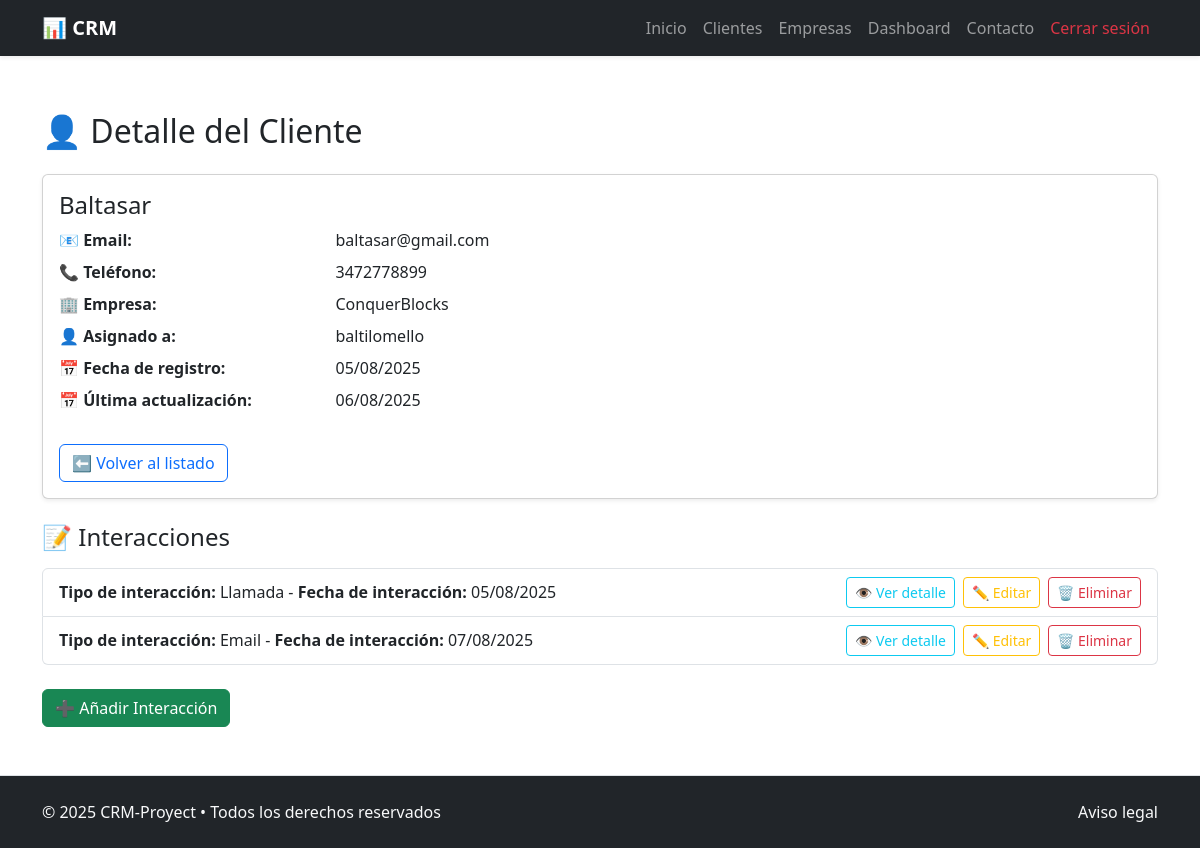
/client/1/ (signed in), run on an earlier commit of the app's database.
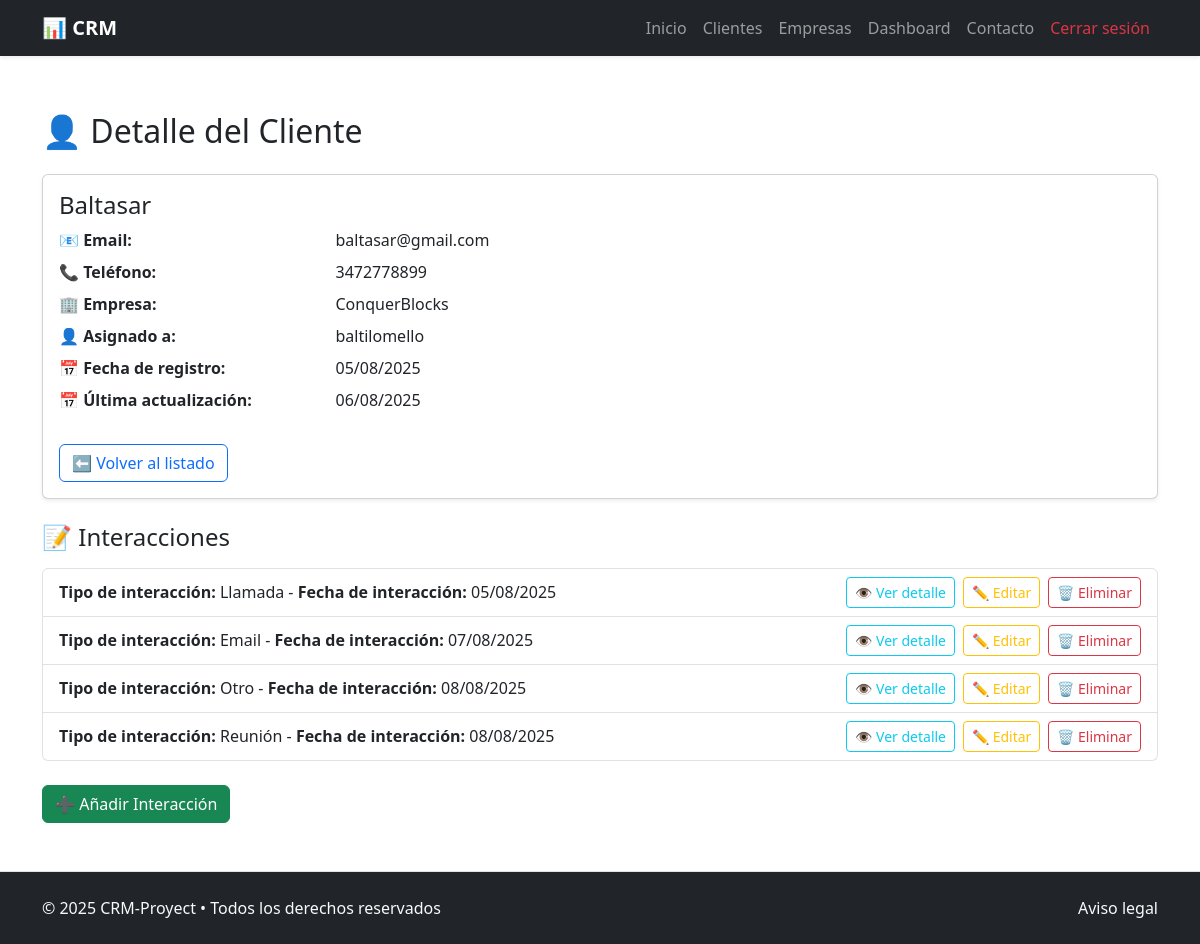
And on a later commit of the database.
### crm_app/models.py (models this page shows, shortened)
class Interaction(models.Model):
    TYPE_CHOICES = [
        ('call', 'Llamada'),
        ('meeting', 'Reunión'),
        ('email', 'Email'),
        ('other', 'Otro'),
    ]
    client = models.ForeignKey(Client, on_delete=models.CASCADE, related_name='interactions') #Cliente relacionado
    user = models.ForeignKey(User, on_delete=models.SET_NULL, blank=True, null=True, related_name='interactions') #Usuario que hizo la interaccion
    date = models.DateTimeField() #Fecha de la interaccion
    type = models.CharField(max_length=20, choices=TYPE_CHOICES) #Tipo de interaccion
    notes = models.TextField(blank=True) #Notas de la interaccion
    created_at = models.DateTimeField(auto_now_add=True) #Fecha de creación
    updated_at = models.DateTimeField(auto_now=True) #Fecha de ultima actualización

### crm_app/views.py (the view)
# urls.py: path("client/<pk>/", ClientDetailView.as_view(), name="client_detail"),
@method_decorator(login_required, name='dispatch')
class ClientDetailView(DetailView):
    model = Client
    template_name = '../templates/clients/client_detail.html'
    context_object_name = 'client'
    def get_context_data(self, **kwargs):
        context = super().get_context_data(**kwargs)
        client = self.get_object()
        context['interactions'] = client.interactions.all()
        return context

### crm_app/models.py (called while the page is built)
    def __str__(self):
        return self.name #Como se mostrara en el admin y otros lugares

### crm_project/templates/clients/client_detail.html (shortened to what this page needs)
{% extends "general/layout.html" %}
{% block page_content %}
<div class="container my-5">
    <h2 class="mb-4">👤 Detalle del Cliente</h2>
    <div class="card shadow-sm mb-4">
        <div class="card-body">
            <h4 class="card-title">{{ client.name|default_if_none:"Sin nombre" }}</h4>
            <dl class="row">
                <dt class="col-sm-3">📧 Email:</dt>
                <dd class="col-sm-9">{{ client.email|default_if_none:"No especificado" }}</dd>
                <dt class="col-sm-3">📞 Teléfono:</dt>
                <dd class="col-sm-9">{{ client.phone|default_if_none:"No especificado" }}</dd>
                <dt class="col-sm-3">🏢 Empresa:</dt>
                <dd class="col-sm-9">{{ client.company|default_if_none:"No especificada" }}</dd>
                <dt class="col-sm-3">👤 Asignado a:</dt>
                <dd class="col-sm-9">{{ client.assigned_to|default_if_none:"No especificada" }}</dd>
                <dt class="col-sm-3">📅 Fecha de registro:</dt>
                <dd class="col-sm-9">{{ client.created_at|date:"d/m/Y" }}</dd>
                <dt class="col-sm-3">📅 Última actualización:</dt>
                <dd class="col-sm-9">{{ client.updated_at|date:"d/m/Y" }}</dd>
            </dl>
            <div class="mt-4">
                <a href="{% url 'client_list' %}" class="btn btn-outline-primary">⬅️ Volver al listado</a>
            </div>
        </div>
    </div>
    <h4 class="mb-3">📝 Interacciones</h4>
    {% if interactions %}
        <ul class="list-group mb-4">
            {% for interaction in interactions %}
                <li class="list-group-item d-flex justify-content-between align-items-center">
                    <span>
                        <strong>Tipo de interacción: </strong>{{ interaction.get_type_display }} - <strong>Fecha de interacción: </strong>{{ interaction.date|date:"d/m/Y" }}
                    </span>
                    <div class="d-flex">
                        <a href="{% url 'interaction_detail' interaction.pk %}" class="btn btn-sm btn-outline-info me-2">👁 Ver detalle</a>
                        <a href="{% url 'interaction_update' interaction.pk %}" class="btn btn-sm btn-outline-warning me-2">✏️ Editar</a>
                        <a href="{% url 'interaction_delete' interaction.pk %}" class="btn btn-sm btn-outline-danger">🗑 Eliminar</a>
                    </div>
                </li>
            {% endfor %}
        </ul>
    {% else %}
        <p class="text-muted">Este cliente no tiene interacciones registradas.</p>
    {% endif %}
    <a href="{% url 'interaction_create' client.pk %}" class="btn btn-success">
        ➕ Añadir Interacción
    </a>
</div>
{% endblock %}

What changed in the data, as far as the page shows it:
added Interaction: type "Otro", date "08/08/2025"
added Interaction: type "Reunión", date "08/08/2025"
